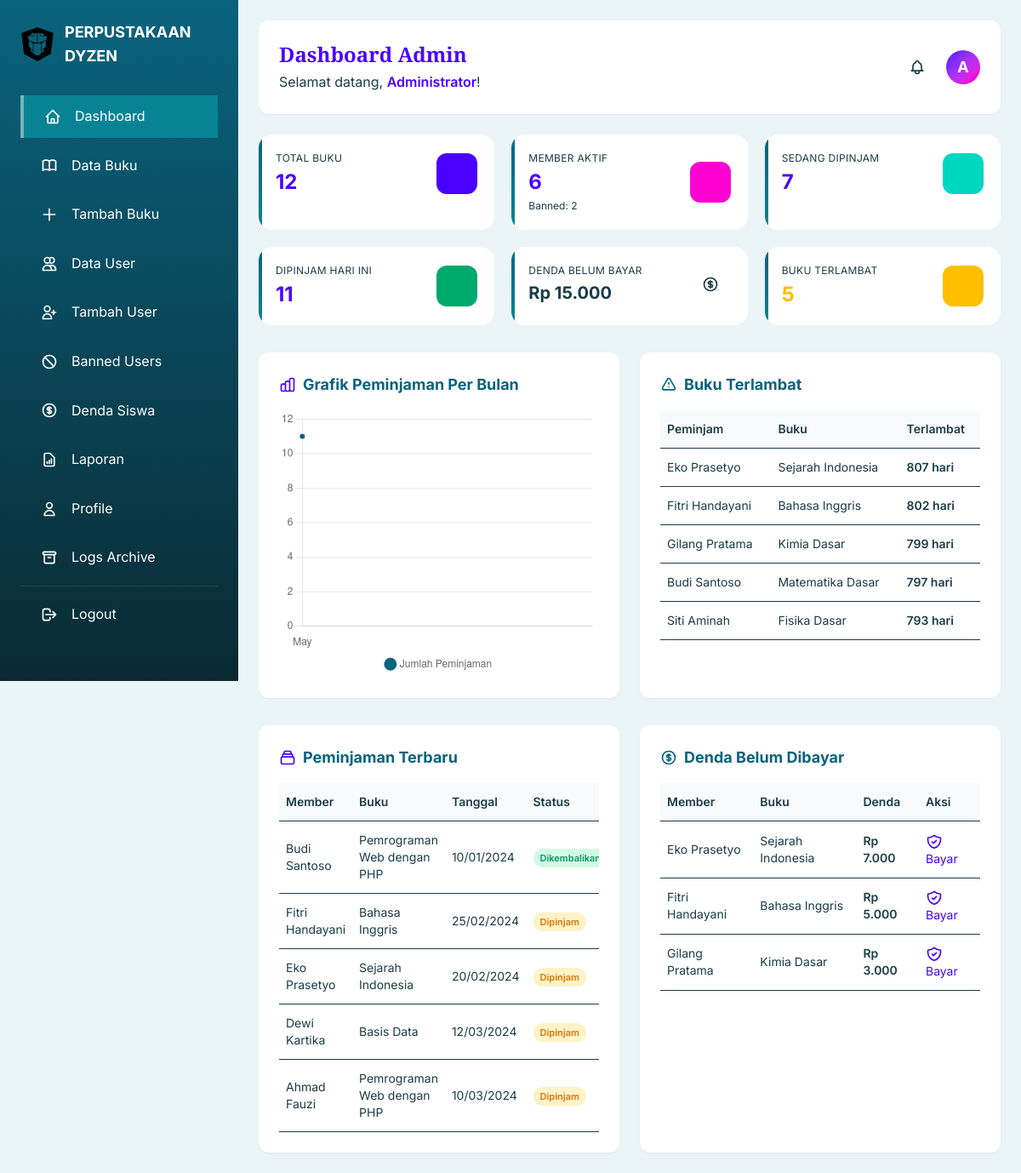
Page /page/admin/index_admin.php (signed in) on the committed database.
### tables this page shows
CREATE TABLE IF NOT EXISTS `peminjaman` (
    `id` INT(11) NOT NULL AUTO_INCREMENT,
    `user_id` INT(11) NOT NULL,
    `buku_id` INT(11) NOT NULL,
    `tgl_pinjam` DATE NOT NULL,
    `tgl_kembali` DATE NOT NULL,
    `tgl_dikembalikan` DATE DEFAULT NULL,
    `status` ENUM('dipinjam', 'dikembalikan') NOT NULL DEFAULT 'dipinjam',
    `created_at` TIMESTAMP NOT NULL DEFAULT CURRENT_TIMESTAMP,
    `updated_at` TIMESTAMP NOT NULL DEFAULT CURRENT_TIMESTAMP ON UPDATE CURRENT_TIMESTAMP,
    PRIMARY KEY (`id`),
    KEY `idx_user_id` (`user_id`),
    KEY `idx_buku_id` (`buku_id`),
    KEY `idx_status` (`status`),
    CONSTRAINT `fk_peminjaman_user` FOREIGN KEY (`user_id`) REFERENCES `users`(`id`) ON DELETE CASCADE,
    CONSTRAINT `fk_peminjaman_buku` FOREIGN KEY (`buku_id`) REFERENCES `buku`(`id`) ON DELETE CASCADE
);

CREATE TABLE IF NOT EXISTS `users` (
    `id` INT(11) NOT NULL AUTO_INCREMENT,
    `nama` VARCHAR(100) NOT NULL,
    `email` VARCHAR(100) NOT NULL,
    `password` VARCHAR(255) NOT NULL,
    `role` ENUM('admin', 'user') NOT NULL DEFAULT 'user',
    `nisn` VARCHAR(20) DEFAULT NULL,
    `kelas` VARCHAR(20) DEFAULT NULL,
    `foto` VARCHAR(255) DEFAULT NULL,
    `status` ENUM('aktif', 'banned') NOT NULL DEFAULT 'aktif',
    `token_reset` VARCHAR(255) DEFAULT NULL,
    `last_login` DATETIME DEFAULT NULL,
    `created_at` TIMESTAMP NOT NULL DEFAULT CURRENT_TIMESTAMP,
    `updated_at` TIMESTAMP NOT NULL DEFAULT CURRENT_TIMESTAMP ON UPDATE CURRENT_TIMESTAMP,
    PRIMARY KEY (`id`),
    UNIQUE KEY `email` (`email`),
    UNIQUE KEY `nisn` (`nisn`),
    KEY `idx_status` (`status`),
    KEY `idx_role_status` (`role`, `status`)
);

CREATE TABLE IF NOT EXISTS `buku` (
    `id` INT(11) NOT NULL AUTO_INCREMENT,
    `judul` VARCHAR(200) NOT NULL,
    `pengarang` VARCHAR(100) NOT NULL,
    `penerbit` VARCHAR(100) DEFAULT NULL,
    `tahun_terbit` YEAR DEFAULT NULL,
    `isbn` VARCHAR(20) DEFAULT NULL,
    `kategori` VARCHAR(50) DEFAULT NULL,
    `deskripsi` TEXT,
    `cover` VARCHAR(255) DEFAULT NULL,
    `stok` INT(11) NOT NULL DEFAULT 0,
    `stok_tersedia` INT(11) NOT NULL DEFAULT 0,
    `status` ENUM('aktif', 'nonaktif') NOT NULL DEFAULT 'aktif',
    `created_at` TIMESTAMP NOT NULL DEFAULT CURRENT_TIMESTAMP,
    `updated_at` TIMESTAMP NOT NULL DEFAULT CURRENT_TIMESTAMP ON UPDATE CURRENT_TIMESTAMP,
    PRIMARY KEY (`id`),
    UNIQUE KEY `isbn` (`isbn`),
    KEY `idx_kategori` (`kategori`),
    KEY `idx_status` (`status`)
);

CREATE TABLE IF NOT EXISTS `denda` (
    `id` INT(11) NOT NULL AUTO_INCREMENT,
    `peminjaman_id` INT(11) NOT NULL,
    `user_id` INT(11) NOT NULL,
    `hari_terlambat` INT(11) NOT NULL DEFAULT 0,
    `jumlah_denda` INT(11) NOT NULL DEFAULT 0,
    `status_bayar` ENUM('belum', 'sudah') NOT NULL DEFAULT 'belum',
    `tgl_bayar` DATE DEFAULT NULL,
    `created_at` TIMESTAMP NOT NULL DEFAULT CURRENT_TIMESTAMP,
    `updated_at` TIMESTAMP NOT NULL DEFAULT CURRENT_TIMESTAMP ON UPDATE CURRENT_TIMESTAMP,
    PRIMARY KEY (`id`),
    KEY `idx_peminjaman_id` (`peminjaman_id`),
    KEY `idx_user_id` (`user_id`),
    KEY `idx_status_bayar` (`status_bayar`),
    CONSTRAINT `fk_denda_peminjaman` FOREIGN KEY (`peminjaman_id`) REFERENCES `peminjaman`(`id`) ON DELETE CASCADE,
    CONSTRAINT `fk_denda_user` FOREIGN KEY (`user_id`) REFERENCES `users`(`id`) ON DELETE CASCADE
);

### page/admin/index_admin.php (the view, shortened to what the rows shown need)
<?php
require_once '../../config/data_base.php';
$recentLoans = $pdo->query("
    SELECT p.*, u.nama as user_name, b.judul as buku_judul
    FROM peminjaman p
    JOIN users u ON p.user_id = u.id
    JOIN buku b ON p.buku_id = b.id
    ORDER BY p.created_at DESC
    LIMIT 5
")->fetchAll();
$unpaidFines = $pdo->query("
    SELECT d.*, u.nama as user_name, b.judul as buku_judul, p.tgl_kembali as due_date
    FROM denda d
    JOIN users u ON d.user_id = u.id
    JOIN peminjaman p ON d.peminjaman_id = p.id
    JOIN buku b ON p.buku_id = b.id
    WHERE d.status_bayar = 'belum'
    ORDER BY d.created_at DESC
    LIMIT 5
")->fetchAll();
$overdueBooks = $pdo->query("
    SELECT p.*, u.nama as user_name, b.judul as buku_judul,
           DATEDIFF(CURDATE(), p.tgl_kembali) as days_overdue
    FROM peminjaman p
    JOIN users u ON p.user_id = u.id
    JOIN buku b ON p.buku_id = b.id
    WHERE p.status = 'dipinjam' AND p.tgl_kembali < CURDATE()
    ORDER BY p.tgl_kembali ASC
    LIMIT 5
")->fetchAll();
$monthlyData = $pdo->query("
    SELECT
        DATE_FORMAT(created_at, '%M') as month,
        COUNT(*) as total
    FROM peminjaman
    WHERE YEAR(created_at) = YEAR(CURDATE())
    GROUP BY MONTH(created_at)
    ORDER BY MONTH(created_at)
")->fetchAll();
$months = [];
$counts = [];
foreach ($monthlyData as $data) {
    $months[] = $data['month'];
    $counts[] = $data['total'];
}
?>
<!DOCTYPE html>
<html lang="id">
<head>
    <link href="https://cdn.jsdelivr.net/npm/tailwindcss@2/dist/tailwind.min.css" rel="stylesheet">
    <link href="https://cdn.jsdelivr.net/npm/daisyui@4/dist/full.css" rel="stylesheet">
    <link rel="stylesheet" href="../../assets/css/style.css">
</head>
<body>
    <div class="main-content">
        <header class="bg-white rounded-xl shadow-sm p-6 mb-6">
            <div class="flex justify-between items-center flex-wrap gap-4">
                <div>
                    <h1 class="text-2xl font-playfair font-bold text-primary">Dashboard Admin</h1>
                </div>
            </div>
        </header>
        <div class="grid lg:grid-cols-2 gap-6 mb-8">
            <div class="bg-white rounded-xl shadow-sm p-6">
                <div class="overflow-x-auto">
                    <?php if (empty($overdueBooks)): ?>
                        <div class="text-center py-8 text-text-light">
                            <svg class="w-12 h-12 mx-auto mb-3 text-gray-300" fill="none" stroke="currentColor" viewBox="0 0 24 24">
                                <path stroke-linecap="round" stroke-linejoin="round" stroke-width="2" d="M9 12l2 2 4-4m6 2a9 9 0 11-18 0 9 9 0 0118 0z"/>
                            </svg>
                            <p>Tidak ada buku terlambat</p>
                        </div>
                    <?php else: ?>
                        <table class="w-full text-sm table-hover">
                            <thead>
                                <tr class="border-b bg-gray-50">
                                    <th class="text-left py-3 px-2 font-semibold text-text-light">Peminjam</th>
                                    <th class="text-left py-3 px-2 font-semibold text-text-light">Buku</th>
                                    <th class="text-left py-3 px-2 font-semibold text-text-light">Terlambat</th>
                                </tr>
                            </thead>
                            <tbody>
                                <?php foreach ($overdueBooks as $book): ?>
                                <tr class="border-b hover:bg-gray-50 transition">
                                    <td class="py-3 px-2"><?= e($book['user_name']) ?></td>
                                    <td class="py-3 px-2"><?= e($book['buku_judul']) ?></td>
                                    <td class="py-3 px-2 text-danger font-semibold"><?= $book['days_overdue'] ?> hari</td>
                                </tr>
                                <?php endforeach; ?>
                            </tbody>
                        </table>
                    <?php endif; ?>
                </div>
            </div>
        </div>
        <div class="grid lg:grid-cols-2 gap-6">
            <div class="bg-white rounded-xl shadow-sm p-6">
                <div class="overflow-x-auto">
                    <?php if (empty($recentLoans)): ?>
                        <div class="text-center py-8 text-text-light">
                            <svg class="w-12 h-12 mx-auto mb-3 text-gray-300" fill="none" stroke="currentColor" viewBox="0 0 24 24">
                                <path stroke-linecap="round" stroke-linejoin="round" stroke-width="2" d="M9 12h6m-6 4h6m2 5H7a2 2 0 01-2-2V5a2 2 0 012-2h5.586a1 1 0 01.707.293l5.414 5.414a1 1 0 01.293.707V19a2 2 0 01-2 2z"/>
                            </svg>
                            <p>Belum ada peminjaman</p>
                        </div>
                    <?php else: ?>
                        <table class="w-full text-sm table-hover">
                            <thead>
                                <tr class="border-b bg-gray-50">
                                    <th class="text-left py-3 px-2 font-semibold text-text-light">Member</th>
                                    <th class="text-left py-3 px-2 font-semibold text-text-light">Buku</th>
                                    <th class="text-left py-3 px-2 font-semibold text-text-light">Tanggal</th>
                                    <th class="text-left py-3 px-2 font-semibold text-text-light">Status</th>
                                </tr>
                            </thead>
                            <tbody>
                                <?php foreach ($recentLoans as $loan): ?>
                                <tr class="border-b hover:bg-gray-50 transition">
                                    <td class="py-3 px-2"><?= e($loan['user_name']) ?></td>
                                    <td class="py-3 px-2"><?= e($loan['buku_judul']) ?></td>
                                    <td class="py-3 px-2"><?= date('d/m/Y', strtotime($loan['tgl_pinjam'])) ?></td>
                                    <td class="py-3 px-2">
                                        <span class="<?= $loan['status'] == 'dipinjam' ? 'badge-warning' : 'badge-success' ?>">
                                            <?= $loan['status'] == 'dipinjam' ? 'Dipinjam' : 'Dikembalikan' ?>
                                        </span>
                                    </td>
                                </tr>
                                <?php endforeach; ?>
                            </tbody>
                        </table>
                    <?php endif; ?>
                </div>
            </div>
            <div class="bg-white rounded-xl shadow-sm p-6">
                <div class="overflow-x-auto">
                    <?php if (empty($unpaidFines)): ?>
                        <div class="text-center py-8 text-text-light">
                            <svg class="w-12 h-12 mx-auto mb-3 text-gray-300" fill="none" stroke="currentColor" viewBox="0 0 24 24">
                                <path stroke-linecap="round" stroke-linejoin="round" stroke-width="2" d="M9 12l2 2 4-4m6 2a9 9 0 11-18 0 9 9 0 0118 0z"/>
                            </svg>
                            <p>Tidak ada denda belum dibayar</p>
                        </div>
                    <?php else: ?>
                        <table class="w-full text-sm table-hover">
                            <thead>
                                <tr class="border-b bg-gray-50">
                                    <th class="text-left py-3 px-2 font-semibold text-text-light">Member</th>
                                    <th class="text-left py-3 px-2 font-semibold text-text-light">Buku</th>
                                    <th class="text-left py-3 px-2 font-semibold text-text-light">Denda</th>
                                    <th class="text-left py-3 px-2 font-semibold text-text-light">Aksi</th>
                                </tr>
                            </thead>
                            <tbody>
                                <?php foreach ($unpaidFines as $fine): ?>
                                <tr class="border-b hover:bg-gray-50 transition">
                                    <td class="py-3 px-2"><?= e($fine['user_name']) ?></td>
                                    <td class="py-3 px-2"><?= e($fine['buku_judul']) ?></td>
                                    <td class="py-3 px-2 text-danger font-semibold">Rp <?= number_format($fine['jumlah_denda'], 0, ',', '.') ?></td>
                                    <td class="py-3 px-2">
                                        <a href="denda_siswa.php" class="text-primary hover:text-secondary transition">
                                            Bayar
                                        </a>
                                    </td>
                                </tr>
                                <?php endforeach; ?>
                            </tbody>
                        </table>
                    <?php endif; ?>
                </div>
            </div>
        </div>
    </div>
    <script>
        // Initialize chart
        const ctx = document.getElementById('loanChart').getContext('2d');
        new Chart(ctx, {
            type: 'line',
            data: {
                labels: <?= json_encode($months) ?>,
                datasets: [{
                    label: 'Jumlah Peminjaman',
                    data: <?= json_encode($counts) ?>,
                    borderColor: '#09637E',
                    backgroundColor: 'rgba(9, 99, 126, 0.1)',
                    borderWidth: 2,
                    tension: 0.4,
                    fill: true,
                    pointBackgroundColor: '#09637E',
                    pointBorderColor: '#fff',
                    pointBorderWidth: 2,
                    pointRadius: 4,
                    pointHoverRadius: 6
                }]
            },
            options: {
                responsive: true,
                maintainAspectRatio: true,
                plugins: {
                    legend: {
                        position: 'bottom',
                        labels: {
                            usePointStyle: true,
                            boxWidth: 10
                        }
                    },
                    tooltip: {
                        backgroundColor: '#1F2937',
                        titleColor: '#F3F4F6',
                        bodyColor: '#D1D5DB',
                        padding: 10,
                        cornerRadius: 8
                    }
                },
                scales: {
                    y: {
                        beginAtZero: true,
                        grid: {
                            color: '#E5E7EB'
                        }
                    },
                    x: {
                        grid: {
                            display: false
                        }
                    }
                }
            }
        });
    </script>
</body>
</html>

### rows in the picture
peminjaman: user.nama "Eko Prasetyo", buku.judul "Sejarah Indonesia", days_overdue "807", tgl_pinjam "20/02/2024", status "Dipinjam"
peminjaman: user.nama "Fitri Handayani", buku.judul "Bahasa Inggris", days_overdue "802", tgl_pinjam "25/02/2024", status "Dipinjam"
peminjaman: user.nama "Gilang Pratama", buku.judul "Kimia Dasar", days_overdue "799"
peminjaman: user.nama "Budi Santoso", buku.judul "Matematika Dasar", days_overdue "797"
peminjaman: user.nama "Siti Aminah", buku.judul "Fisika Dasar", days_overdue "793"
peminjaman: user.nama "Budi Santoso", buku.judul "Pemrograman Web dengan PHP", tgl_pinjam "10/01/2024", status "Dikembalikan"
peminjaman: user.nama "Dewi Kartika", buku.judul "Basis Data", tgl_pinjam "12/03/2024", status "Dipinjam"
peminjaman: user.nama "Ahmad Fauzi", buku.judul "Pemrograman Web dengan PHP", tgl_pinjam "10/03/2024", status "Dipinjam"
denda: user.nama "Eko Prasetyo", buku.judul "Sejarah Indonesia", jumlah_denda "7.000"
denda: user.nama "Fitri Handayani", buku.judul "Bahasa Inggris", jumlah_denda "5.000"
denda: user.nama "Gilang Pratama", buku.judul "Kimia Dasar", jumlah_denda "3.000"

### other values in the picture
$_SESSION['user_name'] "Administrator"
substr($_SESSION['user_name'], 0, 1) "A"
$totalBuku "12"
$totalUser "6"
$totalBanned "2"
$totalDipinjam "7"
$dipinjamHariIni "11"
$dendaBelumBayar "15.000"
count($overdueBooks) "5"
chart data {{ json_encode($months) }} ["May"]
chart data {{ json_encode($counts) }} [11]
